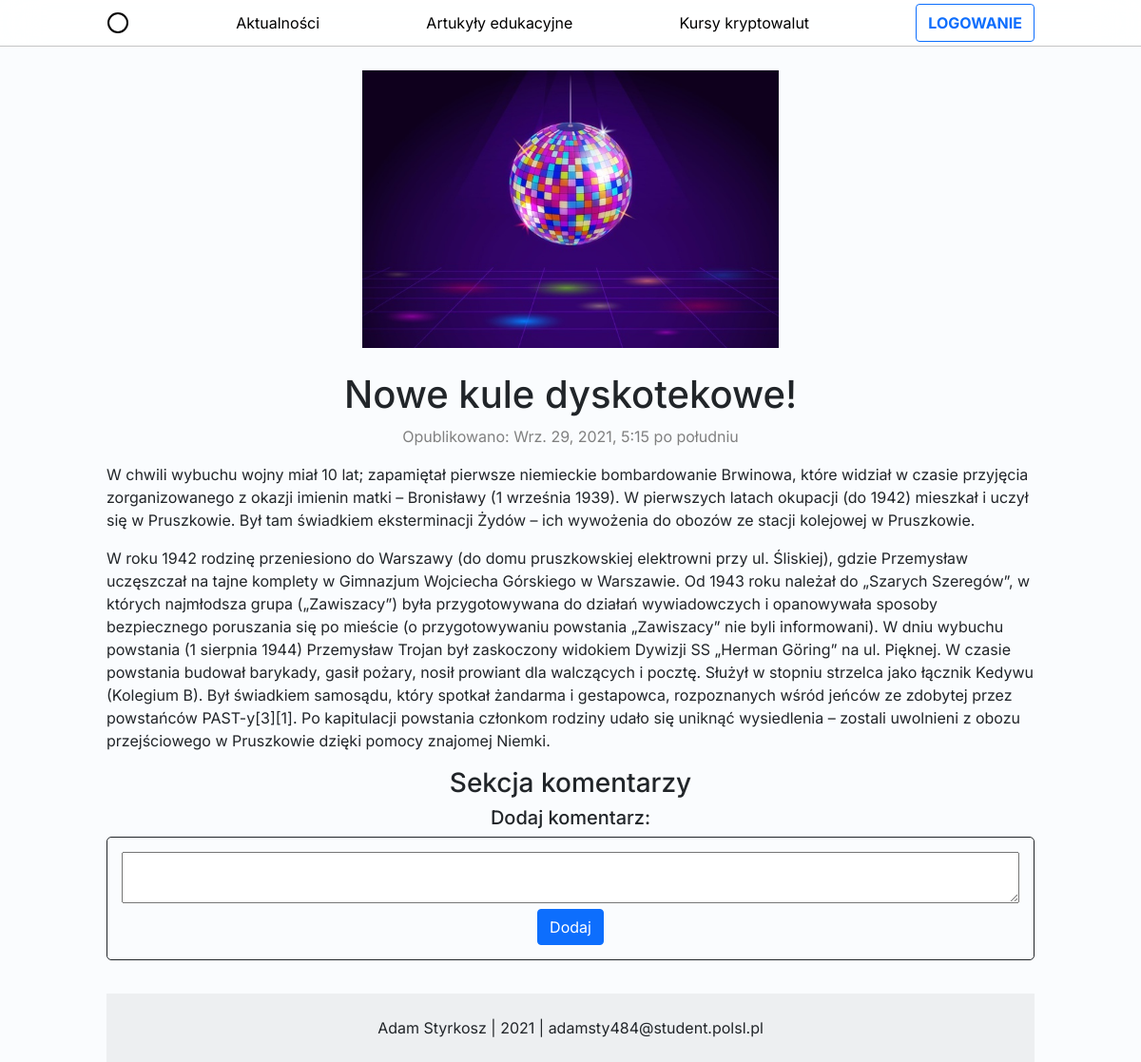
/aktualnosci/9, run on an earlier commit of the app's database.
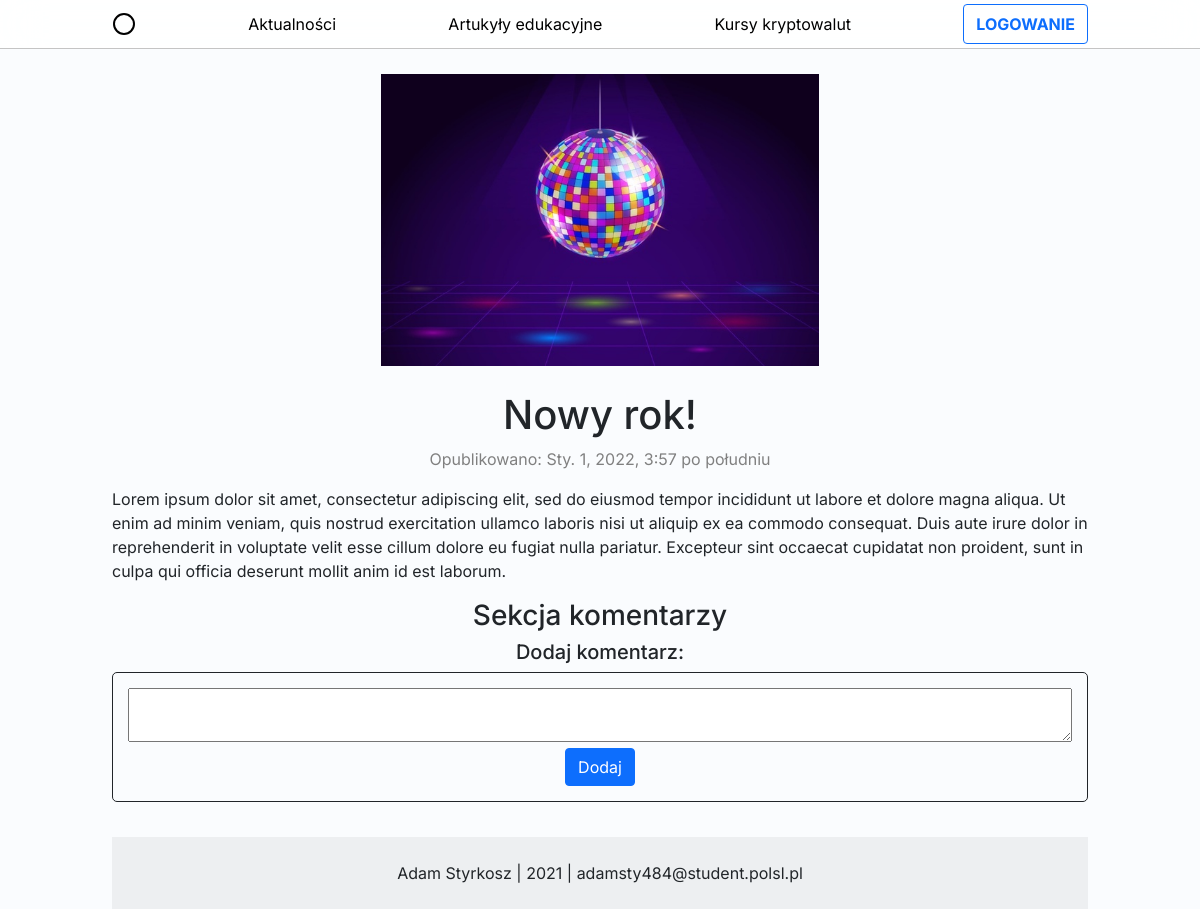
And on a later commit of the database.
### Krypta/models.py (models this page shows, shortened)
class Wpis(models.Model):
    ARTICLE_TYPES = (
        ('NEWS', 'Aktualności'),
        ('EDUCATION', 'Artukuły edukacyjne')
    )
    id = models.AutoField(primary_key=True)
    type = models.CharField(max_length=16, choices=ARTICLE_TYPES)
    tytul = models.CharField(max_length=50)
    zawartosc = models.TextField(max_length=5000)
    opis = models.TextField(max_length=250)
    obraz = models.ImageField(upload_to=filepath)
    data_utworzenia = models.DateTimeField()
    class Meta:
        verbose_name = "Wpis"
        verbose_name_plural = "Wpisy"

### Krypta/views.py (the view)
# urls.py: path("aktualnosci/<int:pk>", views.WpisDetail.as_view(), name="wpis"),
class WpisDetail(View):
    def get(self, request, pk, *args, **kwargs):
        content = {
            'wpis': Wpis.objects.get(id=pk),
            'comments': Comment.objects.filter(news=pk).order_by('-publication_date')
        }
        return render(request, 'Krypta/wpis_detail.html', content)

### Krypta/templates/Krypta/wpis_detail.html (shortened to what this page needs)
{% extends "Krypta/base.html" %} {% load static %} {% block content %}
    <div class="text-center">
        <img
                src="{{ wpis.obraz.url }}"
                alt="Obraz z wpisu"
                style="width: 50%; padding: 25px"
        />
        <h1>{{ wpis.tytul }}</h1>
        <p style="color: gray">Opublikowano: {{ wpis.data_utworzenia }}</p>
        <div style="text-align: left">{{ wpis.zawartosc|safe|linebreaks }}</div>
        <div>
            <h3>Sekcja komentarzy</h3>
            <h5>Dodaj komentarz:</h5>
            <div style="padding: 15px;border: 1px solid;border-radius: 5px;margin-bottom:10px">
                <textarea id="comment-content" style="width:100%"></textarea>
                <button type="button" class="btn btn-primary" onclick="addNewComment()">Dodaj</button>
            </div>
        </div>
    </div>
{% endblock %}

### Krypta/templates/Krypta/base.html (shortened to what this page needs)
{% load static %}
<!DOCTYPE html>
<html lang="en">
<head>
    <link rel="stylesheet" href="{% static 'css/bootstrap.min.css' %}"/>
    <link rel="stylesheet" href="{% static 'css/bootstrap.css' %}"/>
    <link rel="stylesheet" href="{% static 'css/index.css' %}"/>
</head>
<body>
<nav class="site-header sticky-top py-1">
    <div
            class="container d-flex flex-column flex-md-row justify-content-between"
    >
        <a class="py-2" href="{% url 'index' %}">
            <svg
                    xmlns="http://www.w3.org/2000/svg"
                    width="24"
                    height="24"
                    viewBox="0 0 24 24"
                    fill="none"
                    stroke="currentColor"
                    stroke-width="2"
                    stroke-linecap="round"
                    stroke-linejoin="round"
                    class="d-block mx-auto"
            >
                <circle cx="12" cy="12" r="10"></circle>
            </svg>
        </a>
        <a class="py-2 d-none d-md-inline-block" href="{% url 'aktualnosci' %}"
        >Aktualności</a
        >
        <a class="py-2 d-none d-md-inline-block" href="{% url 'nauka' %}"
        >Artukyły edukacyjne</a
        >
        <a class="py-2 d-none d-md-inline-block" href="{% url 'kursy' %}"
        >Kursy kryptowalut</a
        >
        {% if user.is_authenticated %}
            <a class="py-2 d-none d-md-inline-block" href="{% url 'dashboard' %}"
            >Moje inwestycje</a
            >
            <a
                    class="py-2 d-none d-md-inline-block"
                    style="font-weight: bold"
                    href="{% url 'profil' %}"
            >{{ request.user }}</a
            >
            <button
                    class="btn btn-outline-secondary"
                    style="font-weight: bold"
                    onclick="location.href='{% url 'wyloguj' %}'"
            >
                WYLOGUJ
            </button>
        {% else %}
            <button
                    class="btn btn-outline-primary"
                    style="font-weight: bold"
                    onclick="location.href='{% url 'login' %}'"
            >
                LOGOWANIE
            </button>
        {% endif %}
    </div>
</nav>
<div class="container">{% block content %} {% endblock %}</div>
<div class="container">
    <div class="row">
        <footer style="margin-top:25px">
            <div
                    class="text-center p-4"
                    style="background-color: rgba(0, 0, 0, 0.05)"
            >
                Adam Styrkosz | 2021 | adamsty484@student.polsl.pl
            </div>
        </footer>
    </div>
</div>
</body>
</html>

### Krypta/static/css/index.css (style rules this page uses)
body { font-family: "Inter", sans-serif; background-color: #fafcfe; }
.container { max-width: 1000px; }
.site-header { background-color: rgba(255, 255, 255, 0.85); -webkit-backdrop-filter: saturate(180%) blur(20px); backdrop-filter: saturate(180%) blur(20px); border-bottom: 1px solid; border-bottom-color: #c4c4c4; }
.site-header a { color: rgb(0, 0, 0); text-decoration: none; transition: ease-in-out color 0.15s; }
a { text-decoration: none; }

What changed in the data, as far as the page shows it:
changed Wpis: tytul "Nowe kule dyskotekowe!" → "Nowy rok!"; data_utworzenia "Wrz. 29, 2021, 5:15 po południu" → "Sty. 1, 2022, 3:57 po południu"; zawartosc "W chwili wybuchu wojny miał 10 lat; zapamiętał pierwsze niemieckie bombardowanie Brwinowa, które widział w czasie przyjęcia zorganizowanego z okazji imienin matki – Bronisławy (1 września 1939). W pierwszych latach okupacji (do 1942) mieszkał i uczył się w Pruszkowie. Był tam świadkiem eksterminacji Żydów – ich wywożenia do obozów ze stacji kolejowej w Pruszkowie. W roku 1942 rodzinę przeniesiono do Warszawy (do domu pruszkowskiej elektrowni przy ul. Śliskiej), gdzie Przemysław uczęszczał na tajne komplety w Gimnazjum Wojciecha Górskiego w Warszawie. Od 1943 roku należał do „Szarych Szeregów”, w których najmłodsza grupa („Zawiszacy”) była przygotowywana do działań wywiadowczych i…" → "Lorem ipsum dolor sit amet, consectetur adipiscing elit, sed do eiusmod tempor incididunt ut labore et dolore magna aliqua. Ut enim ad minim veniam, quis nostrud exercitation ullamco laboris nisi ut aliquip ex ea commodo consequat. Duis aute irure dolor in reprehenderit in voluptate velit esse cillum dolore eu fugiat nulla pariatur. Excepteur sint occaecat cupidatat non proident, sunt in culpa qui officia deserunt mollit anim id est laborum."
